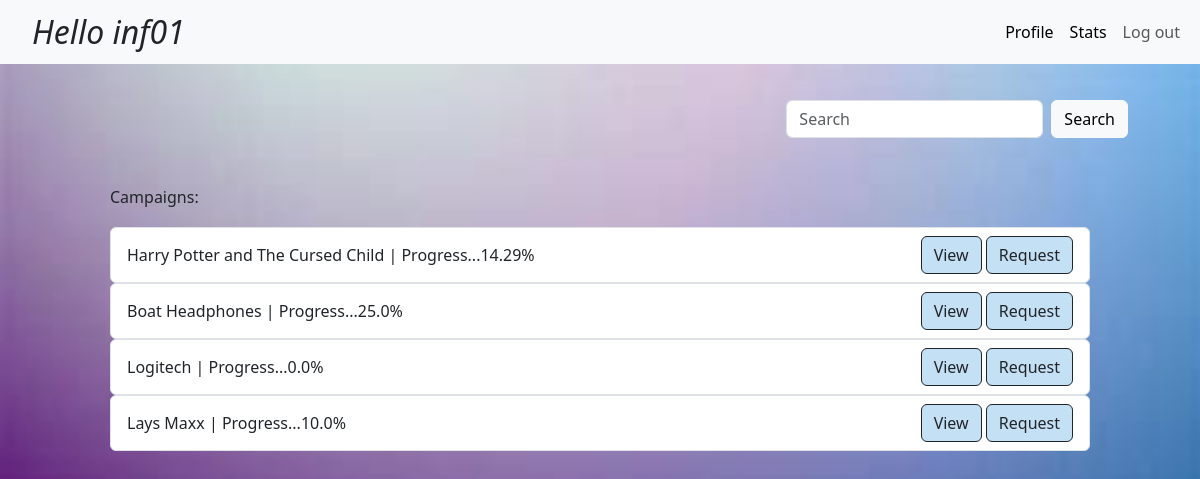
The page /find/influencer/1/ on the database its author committed.
### backend/models.py (models this page shows)
class INFLUENCERS(database.Model):
    __tablename__ = "influencer_details"
    influencer_id = database.Column(database.Integer, autoincrement = True, primary_key = True)
    user_name = database.Column(database.String, unique = True, nullable = False)
    first_name = database.Column(database.String, nullable = False)
    last_name = database.Column(database.String, nullable = True)
    niche = database.Column(database.String, nullable = False)
    platforms = database.Column(database.String, nullable = False)
    rating = database.Column(database.Integer, nullable = False, default = 0)
    earning = database.Column(database.Integer, nullable = False, default = 0)
    reach = database.Column(database.Integer, nullable = False)
    ads_done = database.Column(database.Integer, nullable = False, default = 0)
    flagged = database.Column(database.Boolean, nullable = False, default = False)
    search = database.Column(database.String, nullable = False)
    advertisement_details = database.relationship("ADVERTISEMENTS", cascade = "all, delete", backref = "influencer_details")

class CAMPAIGNS(database.Model):
    __tablename__ = "campaign_details"
    campaign_id = database.Column(database.Integer, primary_key = True, autoincrement = True)
    campaign_name = database.Column(database.String, nullable = False)
    sponsor_id = database.Column(database.Integer, database.ForeignKey("sponsor_details.sponsor_id"), nullable = False)
    start_date = database.Column(database.Date, nullable = False)
    end_date = database.Column(database.Date, nullable = False)
    budget = database.Column(database.Integer, nullable = False)
    campaign_description = database.Column(database.String, nullable = False)
    no_of_ads = database.Column(database.Integer, nullable = False)
    ads_completed = database.Column(database.Integer, nullable = False, default = 0)
    visibility = database.Column(database.String, nullable = False)
    campaign_type = database.Column(database.String, nullable = False)
    status = database.Column(database.String, nullable = False)
    flagged = database.Column(database.Boolean, nullable = False, default = False)
    search = database.Column(database.String, nullable = False)
    advertisement_details = database.relationship("ADVERTISEMENTS", cascade = "all, delete", backref = "campaign_details")

class SPONSORS(database.Model):
    __tablename__ = "sponsor_details"
    sponsor_id = database.Column(database.Integer, autoincrement = True, primary_key = True)
    user_name = database.Column(database.String, unique = True, nullable = False)
    company_name = database.Column(database.String, nullable = False)
    industry_type = database.Column(database.String, nullable = False)
    flagged = database.Column(database.Boolean, nullable = False, default = False)
    search = database.Column(database.String, nullable = False)
    campaign_details = database.relationship("CAMPAIGNS", cascade = "all, delete", backref = "sponsor_details")

### backend/influencer.py (the view)
@app.route("/find/influencer/<int:influencer_id>/")
def find_inf_page(influencer_id):
    influencer = inf(influencer_id)
    sponsors = SPONSORS.query.all()
    campaigns = CAMPAIGNS.query.filter_by(flagged = False, status = "Active")
    return render_template("users/inf-find.html", influencer = influencer, campaigns = campaigns, sponsors = sponsors)

### backend/influencer.py (called while the page is built)
def inf(id):
    influencer = INFLUENCERS.query.filter_by(influencer_id = id).first()
    return influencer

### templates/users/inf-find.html (shortened to what this page needs)
<!DOCTYPE html>
<html lang="en">
<head>
    <link rel="stylesheet" href="/static/css/user.css">
    <link rel="stylesheet" href="https://cdn.jsdelivr.net/npm/bootstrap@5.3.3/dist/css/bootstrap.min.css">
</head>
<body>
    <div class="dashboard">
      <nav class="navbar navbar-expand-lg navbar-light bg-light fixed-top">
        <div class="container-fluid d-flex justify-content-between align-items-center">
          <div style="margin-left: 20px;">
            <label class="fs-2 fst-italic">Hello {{influencer.user_name}}</label>
          </div>
          <div>
            <div class="collapse navbar-collapse" id="navbarSupportedContent">
              <ul class="navbar-nav me-auto mb-2 mb-lg-0">
                <li class="nav-item">
                  <a class="nav-link active" aria-current="page" href="/dashboard/influencer/{{influencer.influencer_id}}">Profile</a>
                </li>
                <li class="nav-item">
                  <a class="nav-link active" aria-current="page" href="/stats/influencer/{{influencer.influencer_id}}">Stats</a>
                </li>
                <li class="nav-item">
                  <a class="nav-link" href="/">Log out</a>
                </li>
              </ul>
            </div>
          </div>
        </div>
      </nav>
    </div>
    <div class="info" style="margin: 60px; margin-top: 100px;">
        <div class="container-fluid d-flex justify-content-end">
            <form class="d-flex" action="/search/influencer/{{influencer.influencer_id}}">
              <input class="form-control me-2" type="search" placeholder="Search" aria-label="Search" name="word">
              <button type="submit" class="btn btn-light">Search</button>
            </form>
        </div>
        <div class="overflow-auto" style="margin: 50px; margin-bottom: 100px;">
            <h6 style="margin-bottom: 20px;">
                Campaigns:
            </h6>
            {% for campaign in campaigns %}
            {% for sponsor in sponsors %}
            {% if (campaign.campaign_type == influencer.niche or campaign.visibility == "Public") and sponsor.sponsor_id == campaign.sponsor_id and sponsor.flagged == 0 %}
            <ul class="list-group">
                <li class="list-group-item d-flex justify-content-between align-items-center">
                    {{campaign.campaign_name}} | Progress...{{(campaign.ads_completed / campaign.no_of_ads * 100) | round(2)}}%
                    <div>
                        <a type="button" class="btn btn-outline-dark" href="#" data-bs-toggle="modal" data-bs-target="#ViewModal" data-val="{{campaign.campaign_name}}#{{campaign.campaign_description}}#{{campaign.no_of_ads}}#{{campaign.ads_completed}}#{{campaign.start_date}}#{{campaign.end_date}}#{{campaign.budget}}" style="background-color: #9bccef98;">View</a>
                        {% if influencer.flagged == 0 %}
                        <a type="button" class="btn btn-outline-dark" href="#" data-bs-toggle="modal" data-bs-target="#RequestSponModal" data-val="{{campaign.campaign_id}}#" style="background-color: #9bccef98;">Request</a>
                        {% endif %}
                    </div>
                </li>
            </ul>
            {% endif %}
            {% endfor %}
            {% endfor %}
        </div>
    </div>
</body>
</html>

### static/css/user.css (style rules this page uses)
body { background-image: url('/static/images/user-bg.png'); background-repeat: no-repeat; background-attachment: fixed; background-size: cover; }

### rows shown on the page
INFLUENCERS: user_name "inf01"
CAMPAIGNS: campaign_name "Harry Potter and The Cursed Child", ads_completed+no_of_ads "14.29"
CAMPAIGNS: campaign_name "Boat Headphones", ads_completed+no_of_ads "25.0"
CAMPAIGNS: campaign_name "Logitech", ads_completed+no_of_ads "0.0"
CAMPAIGNS: campaign_name "Lays Maxx", ads_completed+no_of_ads "10.0"
